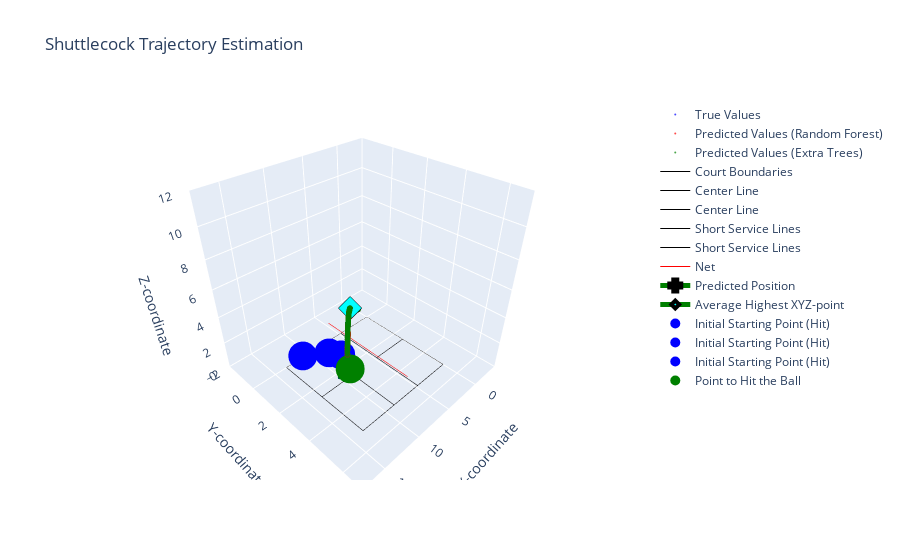

Write notebook code for a chart like this one.
### Markdown cell above
### ROBOT - Shuttlecock Trajectory Estimation

### Code cell
# import plotly.graph_objects as go
# Define court dimensions
court_length_x = 13.4
court_length_y = 5.18
court_height_skybox = 10
court_height_net = 1.55
court_length_centerline = 4.68

def is_point_within_court(x, y, z, court_length_x, court_length_y, court_height_skybox):
    """
    Check if a point is within the court boundaries.
    
    Args:
        x (float): X-coordinate of the point
        y (float): Y-coordinate of the point
        z (float): Z-coordinate of the point
        court_length_x (float): Length of the court along the X-axis
        court_length_y (float): Length of the court along the Y-axis
        court_height_skybox (float): Height of the court's skybox
    
    Returns:
        bool: True if the point is within the court boundaries, False otherwise
    """
    return 0 <= x <= court_length_x and 0 <= y <= court_length_y and 0 <= z <= court_height_skybox


# Create the 3D scatter plot
fig = go.Figure(data=[
    go.Scatter3d(
        x=y_actual_coords['SHUTTLECOCK POSITIION IN AIR(X) metres'],
        y=y_actual_coords['SHUTTLECOCK POSITIION IN AIR(Y) metres'],
        z=y_actual_coords['SHUTTLECOCK POSITIION IN AIR(Z) metres'],
        mode='markers',
        name='True Values',
        marker=dict(color='blue', size=2),
        opacity=0.7
    ),
    go.Scatter3d(
        x=predicted_trajectory_points_RT[:, 0],
        y=predicted_trajectory_points_RT[:, 1],
        z=predicted_trajectory_points_RT[:, 2],
        mode='markers',
        name='Predicted Values (Random Forest)',
        marker=dict(color='red', size=2),
        opacity=0.7
    ),
    go.Scatter3d(
        x=predicted_trajectory_points_ET[:, 0],
        y=predicted_trajectory_points_ET[:, 1],
        z=predicted_trajectory_points_ET[:, 2],
        mode='markers',
        name='Predicted Values (Extra Trees)',
        marker=dict(color='green', size=2),
        opacity=0.7
    ),
])

# Set plot title and axis labels
fig.update_layout(
    title='Shuttlecock Trajectory Estimation',
    scene=dict(
        xaxis_title='X-coordinate',
        yaxis_title='Y-coordinate',
        zaxis_title='Z-coordinate',
        xaxis=dict(range=[-4, 18]),  # Set the range for X-axis
        yaxis=dict(range=[-2, 7]),   # Set the range for Y-axis
        zaxis=dict(range=[0, 12]),  # Set the range for Z-axis
        aspectmode='manual',         # Set the aspect mode to manual for custom scaling
        aspectratio=dict(x=1, y=1, z=1)  # Set the aspect ratio for equal scaling of axes
    )
)

# Add court lines to the plot
fig.add_trace(go.Scatter3d(
    x=[0, court_length_x, court_length_x, 0, 0],
    y=[0, 0, court_length_y, court_length_y, 0],
    z=[0, 0, 0, 0, 0],
    mode='lines',
    name='Court Boundaries',
    line=dict(color='black', width=1)
))

fig.add_trace(go.Scatter3d(
    x=[0, court_length_centerline, court_length_centerline, 0, 0],
    y=[court_length_y / 2, court_length_y / 2, court_length_y / 2, court_length_y / 2, court_length_y / 2],
    z=[0, 0, 0, 0, 0],
    mode='lines',
    name='Center Line',
    line=dict(color='black', width=1)
))

fig.add_trace(go.Scatter3d(
    x=[court_length_x - court_length_centerline, court_length_x],
    y=[court_length_y / 2, court_length_y / 2],
    z=[0, 0, 0, 0, 0],
    mode='lines',
    name='Center Line',
    line=dict(color='black', width=1)
))

fig.add_trace(go.Scatter3d(
    x=[court_length_centerline + 0.04, court_length_centerline + 0.04],
    y=[0, court_length_y],
    z=[0, 0],
    mode='lines',
    name='Short Service Lines',
    line=dict(color='black', width=1)
))

fig.add_trace(go.Scatter3d(
    x=[court_length_x - court_length_centerline - 0.04, court_length_x - court_length_centerline - 0.04],
    y=[0, court_length_y],
    z=[0, 0],
    mode='lines',
    name='Short Service Lines',
    line=dict(color='black', width=1)
))

fig.add_trace(go.Scatter3d(
    x=[court_length_x / 2, court_length_x / 2],
    y=[0, court_length_y],
    z=[court_height_net, court_height_net],
    mode='lines',
    name='Net',
    line=dict(color='red', width=1)
))

# Initialize variables
all_within_court_RT = True
all_within_court_ET = True
highest_xyz_points_RT = []
highest_xyz_points_ET = []
highest_z_index_RT = np.argmax(predicted_trajectory_points_RT[:, 2])
highest_z_index_ET = np.argmax(predicted_trajectory_points_ET[:, 2])

# Check if all predicted values for the RT group are within the court
for point in predicted_trajectory_points_RT:
    x, y, z = point
    if not is_point_within_court(x, y, z, court_length_x, court_length_y, court_height_skybox):
        all_within_court_RT = False
        break

# Check if all predicted values for the ET group are within the court
for point in predicted_trajectory_points_ET:
    x, y, z = point
    if not is_point_within_court(x, y, z, court_length_x, court_length_y, court_height_skybox):
        all_within_court_ET = False
        break

# Retrieve final XYZ for RT group if all predictions are within the court
if all_within_court_RT:
    highest_xyz_points_RT = predicted_trajectory_points_RT[-1]
    highest_xyz_point_RT = predicted_trajectory_points_RT[highest_z_index_RT]

# Retrieve final XYZ for ET group if all predictions are within the court
if all_within_court_ET:
    highest_xyz_points_ET = predicted_trajectory_points_ET[-1]
    highest_xyz_point_ET = predicted_trajectory_points_ET[highest_z_index_ET]

# Average out the predicted XYZ points
average_xyz = np.mean([highest_xyz_points_RT, highest_xyz_points_ET], axis=0)
# Average out the highest XYZ points
average_highest_xyz = np.mean([highest_xyz_point_RT, highest_xyz_point_ET], axis=0)

# Print the count
print("Is predicted Regression Tree (RT) within court: ", all_within_court_RT)
print("Is predicted Extra Tree (ET) within court: ", all_within_court_ET)
# Print the average XYZ values
print("Average XYZ of Estimated Shuttlecock Position:", average_xyz)

# Add the average predicted X, Y, and Z points to the graph
fig.add_trace(go.Scatter3d(
    x=[average_xyz[0]],
    y=[average_xyz[1]],
    z=[average_xyz[2]],
    mode='lines+markers',
    name='Predicted Position',
    line=dict(color="green", width=5),
    marker=dict(symbol="cross", size=10, color="cyan", line=dict(color="black", width=4)),
    opacity=1
))

# Add the average highest X, Y, and Z points to the graph
fig.add_trace(go.Scatter3d(
    x=[average_highest_xyz[0]],
    y=[average_highest_xyz[1]],
    z=[average_highest_xyz[2]],
    mode='lines+markers',
    name='Average Highest XYZ-point',
    line=dict(color="green", width=5),
    marker=dict(symbol="diamond", size=6, color="cyan", line=dict(color="black", width=4)),
    opacity=1
))

# Calculate the height of the badminton racket from the ground
badminton_height = (120 / 100) - (0.17/2)  # -> 0.17/2 assuming we want to hit it somewhere in the middle of the top quarter

# Calculate the length and width of the robot
robot_length = 20.4 / 100  # Convert length from cm to meters
robot_width = 23 / 100  # Convert width from cm to meters

# Define the range for the initial starting position
x_range = [0, 4.72]
y_range = [0, 5.18]

# Define number of random positions to test
no_of_random_pos = 3

for i in range(no_of_random_pos):
    # Generate random initial starting position within the specified range
    random_initial_x = random.uniform(x_range[0], x_range[1])
    random_initial_y = random.uniform(y_range[0], y_range[1])

    # Calculate the position where the dummy robot should move to
    robot_x = court_length_x - average_xyz[0] - robot_length - random_initial_x
    robot_y = court_length_y - average_xyz[1] - robot_width - random_initial_y

    # Calculate the distance traveled by the robot
    robot_distance = np.sqrt(robot_x ** 2 + robot_y ** 2)
    # Calculate the time required for the robot to move to the position
    robot_movement_time = robot_distance / 3
    print("Distance: {:.2f} meters in {:.2f} seconds".format(robot_distance, robot_movement_time))

    # Calculate the adjusted z-coordinate for hitting the shuttlecock
    robot_z = average_highest_xyz[2] - badminton_height

    # Check if the average highest XYZ-point is within the court and the robot can reach the position before the ball drops
    if (
        average_xyz[0] >= 0
        and average_xyz[0] <= court_length_x
        and average_xyz[1] >= 0
        and average_xyz[1] <= court_length_y
        and average_highest_xyz[2] >= 0
        and average_highest_xyz[2] <= court_height_skybox
        and robot_movement_time <= 1.5
        and robot_z >= 0
    ):
        # Add the initial starting point of the dummy robot to the graph
        fig.add_trace(
            go.Scatter3d(
                x=[court_length_x - random_initial_x],
                y=[court_length_y - random_initial_y],
                z=[badminton_height],
                mode="markers",
                name="Initial Starting Point (Hit)",
                marker=dict(color="blue", size=10),
                opacity=1,
            )
        )

        # Calculate the (x, y) difference
        x_difference = robot_x
        y_difference = robot_y

        print(f"X difference: {x_difference}")
        print(f"Y difference: {y_difference}")
        print(f"Time required: {robot_movement_time} seconds")
        print("Able to reach and hit on time")
    else:
        # Add the initial starting point of the dummy robot to the graph
        fig.add_trace(
            go.Scatter3d(
                x=[court_length_x - random_initial_x],
                y=[court_length_y - random_initial_y],
                z=[badminton_height],
                mode="markers",
                name="Initial Starting Point (Miss)",
                marker=dict(color="red", size=10),
                opacity=0.3,
            )
        )

        if robot_movement_time > 1.5:
            print(f"X difference: {x_difference}")
            print(f"Y difference: {y_difference}")
            print(f"Time required: {robot_movement_time} seconds")
            print("Cannot reach on time")
        else:
            print("Cannot hit")

# Add the point where the dummy robot can hit the ball to the graph
fig.add_trace(
    go.Scatter3d(
        x=[court_length_x - random_initial_x - robot_x],
        y=[court_length_y - random_initial_y - robot_y],
        z=[badminton_height],
        mode="markers",
        name="Point to Hit the Ball",
        marker=dict(color="green", size=10),
        opacity=1,
    )
)

# Show the 3D plot
fig.show()

# Save the plot as an HTML file
offline.plot(fig, filename='interactive_models/robot_pred_limited_reg.html')

### Figure 1 — Plotly figure (JSON) as saved in the notebook; plotly's stock layout.template omitted (floating-point values rounded to 4 significant figures)
{"data": [{"marker": {"color": "blue", "size": 2}, "mode": "markers", "name": "True Values", "opacity": 0.7, "type": "scatter3d", "x": [4.076, 4.152, 4.227, 4.302, 4.378, 4.449, 4.522, 4.597, 4.669, 4.741, 4.81, 4.881, 4.95, 5.021, 5.089, 5.158, 5.225, 5.293, 5.36, 5.427, 5.492, 5.557, 5.623, 5.688, 5.75, 5.812, 5.875, 5.937, 6.0, 6.061, 6.121, 6.181, 6.24, 6.3, 6.358, 6.415, 6.472, 6.53, 6.586, 6.641, 6.697, 6.752, 6.806, 6.86, 6.912, 6.965, 7.018, 7.07, 7.12, 7.169, 7.221, 7.27, 7.32, 7.366, 7.414, 7.46, 7.508, 7.555, 7.598, 7.645, 7.691, 7.734, 7.779, 7.82, 7.862, 7.904, 7.947, 7.988, 8.028, 8.066, 8.108, 8.145, 8.186, 8.222, 8.258, 8.296, 8.332, 8.37, 8.403, 8.437, 8.472, 8.504, 8.539, 8.571, 8.603, 8.635, 8.665, 8.696, 8.727, 8.757, 8.785, 8.812, 8.84, 8.867, 8.894, 8.92, 8.945, 8.971, 8.994, 9.02, 9.043, 9.065, 9.089, 9.111, 9.13, 9.152, 9.173, 9.193, 9.212, 9.23, 9.247, 9.265, 9.282, 9.3, 9.317, 9.332, 9.347, 9.363, 9.375, 9.39, 9.401, 9.415, 9.426, 9.437, 9.449, 9.46, 9.469, 9.477], "y": [1.022, 1.044, 1.065, 1.087, 1.108, 1.129, 1.15, 1.171, 1.192, 1.212, 1.232, 1.253, 1.272, 1.293, 1.312, 1.332, 1.351, 1.371, 1.39, 1.409, 1.428, 1.446, 1.465, 1.484, 1.502, 1.52, 1.538, 1.555, 1.573, 1.591, 1.608, 1.625, 1.642, 1.659, 1.676, 1.693, 1.709, 1.725, 1.742, 1.757, 1.773, 1.789, 1.805, 1.82, 1.835, 1.85, 1.865, 1.88, 1.895, 1.909, 1.924, 1.938, 1.952, 1.965, 1.979, 1.992, 2.006, 2.019, 2.032, 2.045, 2.058, 2.071, 2.084, 2.095, 2.107, 2.12, 2.132, 2.143, 2.155, 2.166, 2.178, 2.188, 2.2, 2.211, 2.221, 2.232, 2.242, 2.253, 2.263, 2.272, 2.282, 2.291, 2.301, 2.311, 2.32, 2.329, 2.338, 2.347, 2.356, 2.364, 2.372, 2.38, 2.388, 2.396, 2.403, 2.411, 2.418, 2.425, 2.432, 2.439, 2.446, 2.453, 2.459, 2.466, 2.471, 2.477, 2.483, 2.489, 2.495, 2.5, 2.505, 2.51, 2.515, 2.52, 2.525, 2.529, 2.533, 2.538, 2.541, 2.545, 2.549, 2.553, 2.556, 2.559, 2.562, 2.566, 2.568, 2.571], "z": [2.663, 2.724, 2.787, 2.847, 2.904, 2.963, 3.018, 3.074, 3.128, 3.181, 3.231, 3.282, 3.332, 3.382, 3.429, 3.477, 3.522, 3.568, 3.611, 3.653, 3.697, 3.737, 3.778, 3.815, 3.856, 3.893, 3.932, 3.968, 4.004, 4.037, 4.071, 4.105, 4.135, 4.169, 4.198, 4.231, 4.26, 4.287, 4.316, 4.341, 4.369, 4.391, 4.419, 4.441, 4.462, 4.485, 4.505, 4.525, 4.544, 4.565, 4.58, 4.596, 4.61, 4.624, 4.638, 4.65, 4.661, 4.671, 4.68, 4.689, 4.693, 4.7, 4.703, 4.707, 4.709, 4.708, 4.707, 4.704, 4.699, 4.695, 4.687, 4.68, 4.666, 4.656, 4.644, 4.628, 4.611, 4.594, 4.571, 4.55, 4.525, 4.499, 4.471, 4.437, 4.404, 4.37, 4.334, 4.293, 4.252, 4.206, 4.16, 4.112, 4.058, 4.005, 3.948, 3.886, 3.825, 3.757, 3.688, 3.617, 3.539, 3.463, 3.38, 3.296, 3.209, 3.115, 3.018, 2.92, 2.817, 2.711, 2.599, 2.484, 2.366, 2.244, 2.116, 1.986, 1.849, 1.709, 1.564, 1.415, 1.262, 1.102, 0.9371, 0.769, 0.5945, 0.414, 0.2325, 0.04223]}, {"marker": {"color": "red", "size": 2}, "mode": "markers", "name": "Predicted Values (Random Forest)", "opacity": 0.7, "type": "scatter3d", "x": [4.076, 4.152, 4.228, 4.302, 4.377, 4.451, 4.525, 4.603, 4.666, 4.749, 4.812, 4.885, 4.942, 5.027, 5.08, 5.168, 5.221, 5.293, 5.363, 5.428, 5.494, 5.548, 5.628, 5.69, 5.755, 5.805, 5.899, 5.953, 5.986, 6.061, 6.141, 6.188, 6.236, 6.305, 6.372, 6.412, 6.467, 6.542, 6.606, 6.657, 6.696, 6.736, 6.805, 6.869, 6.915, 6.947, 7.031, 7.08, 7.113, 7.17, 7.203, 7.28, 7.341, 7.373, 7.41, 7.444, 7.499, 7.573, 7.605, 7.659, 7.688, 7.733, 7.773, 7.823, 7.861, 7.913, 7.94, 7.988, 8.044, 8.068, 8.101, 8.15, 8.181, 8.215, 8.263, 8.298, 8.339, 8.373, 8.41, 8.435, 8.458, 8.487, 8.555, 8.582, 8.622, 8.646, 8.657, 8.68, 8.717, 8.756, 8.779, 8.813, 8.841, 8.863, 8.889, 8.921, 8.943, 8.969, 8.984, 9.011, 9.041, 9.065, 9.086, 9.106, 9.134, 9.153, 9.17, 9.193, 9.208, 9.231, 9.242, 9.264, 9.281, 9.296, 9.317, 9.334, 9.347, 9.363, 9.376, 9.389, 9.402, 9.414, 9.427, 9.437, 9.444, 9.459, 9.469, 9.476], "y": [1.024, 1.05, 1.073, 1.095, 1.13, 1.154, 1.168, 1.182, 1.192, 1.221, 1.231, 1.239, 1.262, 1.289, 1.3, 1.327, 1.335, 1.356, 1.374, 1.388, 1.402, 1.42, 1.446, 1.46, 1.472, 1.491, 1.528, 1.543, 1.556, 1.581, 1.602, 1.617, 1.628, 1.654, 1.673, 1.678, 1.696, 1.708, 1.731, 1.757, 1.768, 1.78, 1.803, 1.825, 1.842, 1.854, 1.88, 1.887, 1.895, 1.908, 1.919, 1.938, 1.954, 1.963, 1.971, 1.985, 2.005, 2.026, 2.033, 2.051, 2.059, 2.07, 2.078, 2.094, 2.104, 2.124, 2.131, 2.142, 2.161, 2.167, 2.17, 2.181, 2.19, 2.201, 2.215, 2.224, 2.236, 2.251, 2.261, 2.272, 2.278, 2.282, 2.308, 2.312, 2.326, 2.332, 2.337, 2.344, 2.356, 2.369, 2.38, 2.389, 2.396, 2.396, 2.398, 2.407, 2.42, 2.418, 2.421, 2.437, 2.457, 2.479, 2.496, 2.501, 2.489, 2.484, 2.49, 2.491, 2.504, 2.511, 2.509, 2.496, 2.503, 2.511, 2.502, 2.519, 2.529, 2.533, 2.545, 2.539, 2.556, 2.566, 2.581, 2.571, 2.565, 2.571, 2.58, 2.582], "z": [2.663, 2.726, 2.787, 2.847, 2.905, 2.963, 3.02, 3.079, 3.126, 3.187, 3.233, 3.286, 3.326, 3.385, 3.422, 3.482, 3.518, 3.566, 3.613, 3.654, 3.697, 3.731, 3.781, 3.82, 3.859, 3.889, 3.945, 3.977, 3.995, 4.038, 4.082, 4.108, 4.134, 4.171, 4.207, 4.228, 4.256, 4.293, 4.324, 4.349, 4.367, 4.385, 4.416, 4.443, 4.463, 4.476, 4.51, 4.528, 4.541, 4.561, 4.572, 4.597, 4.616, 4.625, 4.635, 4.644, 4.657, 4.672, 4.678, 4.687, 4.691, 4.696, 4.7, 4.703, 4.704, 4.705, 4.704, 4.7, 4.693, 4.69, 4.683, 4.672, 4.664, 4.653, 4.636, 4.621, 4.602, 4.584, 4.562, 4.546, 4.529, 4.506, 4.445, 4.419, 4.378, 4.351, 4.338, 4.308, 4.256, 4.2, 4.163, 4.101, 4.051, 4.007, 3.951, 3.88, 3.826, 3.756, 3.715, 3.635, 3.539, 3.461, 3.384, 3.304, 3.189, 3.105, 3.027, 2.914, 2.833, 2.699, 2.633, 2.494, 2.38, 2.272, 2.107, 1.958, 1.844, 1.696, 1.555, 1.409, 1.248, 1.079, 0.9135, 0.7653, 0.6556, 0.4188, 0.2335, 0.07761]}, {"marker": {"color": "green", "size": 2}, "mode": "markers", "name": "Predicted Values (Extra Trees)", "opacity": 0.7, "type": "scatter3d", "x": [4.076, 4.152, 4.227, 4.301, 4.378, 4.449, 4.522, 4.597, 4.669, 4.74, 4.81, 4.881, 4.951, 5.021, 5.089, 5.158, 5.225, 5.293, 5.36, 5.427, 5.492, 5.557, 5.623, 5.686, 5.75, 5.816, 5.875, 5.937, 6.0, 6.061, 6.121, 6.183, 6.24, 6.3, 6.358, 6.415, 6.472, 6.531, 6.586, 6.641, 6.697, 6.752, 6.806, 6.859, 6.912, 6.965, 7.018, 7.074, 7.12, 7.169, 7.218, 7.27, 7.315, 7.366, 7.414, 7.46, 7.508, 7.562, 7.598, 7.645, 7.691, 7.742, 7.779, 7.82, 7.862, 7.904, 7.947, 7.988, 8.028, 8.064, 8.108, 8.147, 8.186, 8.222, 8.258, 8.296, 8.332, 8.37, 8.403, 8.437, 8.472, 8.504, 8.539, 8.571, 8.605, 8.635, 8.665, 8.696, 8.727, 8.757, 8.785, 8.812, 8.84, 8.867, 8.894, 8.92, 8.945, 8.971, 8.994, 9.017, 9.043, 9.065, 9.089, 9.111, 9.133, 9.152, 9.173, 9.193, 9.212, 9.23, 9.247, 9.265, 9.282, 9.3, 9.315, 9.331, 9.347, 9.363, 9.376, 9.39, 9.401, 9.414, 9.426, 9.437, 9.448, 9.46, 9.469, 9.477], "y": [1.022, 1.044, 1.065, 1.088, 1.108, 1.129, 1.15, 1.171, 1.192, 1.211, 1.232, 1.253, 1.268, 1.293, 1.312, 1.334, 1.351, 1.371, 1.39, 1.409, 1.428, 1.446, 1.465, 1.482, 1.502, 1.515, 1.538, 1.555, 1.573, 1.591, 1.608, 1.622, 1.642, 1.656, 1.676, 1.693, 1.709, 1.7, 1.742, 1.757, 1.773, 1.789, 1.805, 1.825, 1.835, 1.85, 1.865, 1.894, 1.895, 1.909, 1.921, 1.938, 1.955, 1.965, 1.979, 1.992, 2.006, 2.024, 2.032, 2.045, 2.058, 2.07, 2.084, 2.095, 2.107, 2.12, 2.132, 2.143, 2.155, 2.167, 2.178, 2.199, 2.2, 2.211, 2.221, 2.232, 2.242, 2.253, 2.263, 2.272, 2.282, 2.291, 2.301, 2.311, 2.326, 2.329, 2.338, 2.347, 2.356, 2.364, 2.372, 2.38, 2.388, 2.396, 2.403, 2.411, 2.418, 2.425, 2.432, 2.436, 2.446, 2.457, 2.459, 2.466, 2.463, 2.477, 2.483, 2.489, 2.495, 2.5, 2.505, 2.51, 2.515, 2.52, 2.511, 2.517, 2.533, 2.538, 2.522, 2.545, 2.541, 2.543, 2.556, 2.559, 2.574, 2.566, 2.577, 2.571], "z": [2.663, 2.724, 2.787, 2.848, 2.904, 2.963, 3.018, 3.074, 3.128, 3.181, 3.231, 3.282, 3.332, 3.382, 3.429, 3.476, 3.522, 3.568, 3.611, 3.653, 3.697, 3.737, 3.778, 3.818, 3.856, 3.895, 3.932, 3.968, 4.004, 4.037, 4.071, 4.105, 4.135, 4.169, 4.198, 4.231, 4.26, 4.29, 4.316, 4.341, 4.369, 4.391, 4.419, 4.44, 4.462, 4.485, 4.505, 4.527, 4.544, 4.565, 4.58, 4.596, 4.609, 4.624, 4.638, 4.65, 4.661, 4.672, 4.68, 4.689, 4.693, 4.699, 4.703, 4.707, 4.709, 4.708, 4.707, 4.704, 4.699, 4.694, 4.687, 4.677, 4.666, 4.656, 4.644, 4.628, 4.611, 4.594, 4.571, 4.55, 4.525, 4.499, 4.471, 4.437, 4.402, 4.37, 4.334, 4.293, 4.252, 4.206, 4.16, 4.112, 4.058, 4.005, 3.948, 3.886, 3.825, 3.757, 3.688, 3.618, 3.539, 3.463, 3.38, 3.296, 3.196, 3.115, 3.018, 2.92, 2.817, 2.711, 2.599, 2.484, 2.366, 2.244, 2.131, 1.978, 1.849, 1.709, 1.559, 1.415, 1.273, 1.103, 0.9371, 0.769, 0.5979, 0.414, 0.2308, 0.04223]}, {"line": {"color": "black", "width": 1}, "mode": "lines", "name": "Court Boundaries", "type": "scatter3d", "x": [0, 13.4, 13.4, 0, 0], "y": [0, 0, 5.18, 5.18, 0], "z": [0, 0, 0, 0, 0]}, {"line": {"color": "black", "width": 1}, "mode": "lines", "name": "Center Line", "type": "scatter3d", "x": [0, 4.68, 4.68, 0, 0], "y": [2.59, 2.59, 2.59, 2.59, 2.59], "z": [0, 0, 0, 0, 0]}, {"line": {"color": "black", "width": 1}, "mode": "lines", "name": "Center Line", "type": "scatter3d", "x": [8.72, 13.4], "y": [2.59, 2.59], "z": [0, 0, 0, 0, 0]}, {"line": {"color": "black", "width": 1}, "mode": "lines", "name": "Short Service Lines", "type": "scatter3d", "x": [4.72, 4.72], "y": [0, 5.18], "z": [0, 0]}, {"line": {"color": "black", "width": 1}, "mode": "lines", "name": "Short Service Lines", "type": "scatter3d", "x": [8.68, 8.68], "y": [0, 5.18], "z": [0, 0]}, {"line": {"color": "red", "width": 1}, "mode": "lines", "name": "Net", "type": "scatter3d", "x": [6.7, 6.7], "y": [0, 5.18], "z": [1.55, 1.55]}, {"line": {"color": "green", "width": 5}, "marker": {"color": "cyan", "line": {"color": "black", "width": 4}, "size": 10, "symbol": "cross"}, "mode": "lines+markers", "name": "Predicted Position", "opacity": 1, "type": "scatter3d", "x": [9.476], "y": [2.576], "z": [0.05992]}, {"line": {"color": "green", "width": 5}, "marker": {"color": "cyan", "line": {"color": "black", "width": 4}, "size": 6, "symbol": "diamond"}, "mode": "lines+markers", "name": "Average Highest XYZ-point", "opacity": 1, "type": "scatter3d", "x": [7.887], "y": [2.116], "z": [4.707]}, {"marker": {"color": "blue", "size": 10}, "mode": "markers", "name": "Initial Starting Point (Hit)", "opacity": 1, "type": "scatter3d", "x": [12.08], "y": [0.6236], "z": [1.115]}, {"marker": {"color": "blue", "size": 10}, "mode": "markers", "name": "Initial Starting Point (Hit)", "opacity": 1, "type": "scatter3d", "x": [8.881], "y": [1.825], "z": [1.115]}, {"marker": {"color": "blue", "size": 10}, "mode": "markers", "name": "Initial Starting Point (Hit)", "opacity": 1, "type": "scatter3d", "x": [9.618], "y": [1.335], "z": [1.115]}, {"marker": {"color": "green", "size": 10}, "mode": "markers", "name": "Point to Hit the Ball", "opacity": 1, "type": "scatter3d", "x": [9.68], "y": [2.806], "z": [1.115]}], "layout": {"scene": {"aspectmode": "manual", "aspectratio": {"x": 1, "y": 1, "z": 1}, "xaxis": {"range": [-4, 18], "title": {"text": "X-coordinate"}}, "yaxis": {"range": [-2, 7], "title": {"text": "Y-coordinate"}}, "zaxis": {"range": [0, 12], "title": {"text": "Z-coordinate"}}}, "title": {"text": "Shuttlecock Trajectory Estimation"}}}
